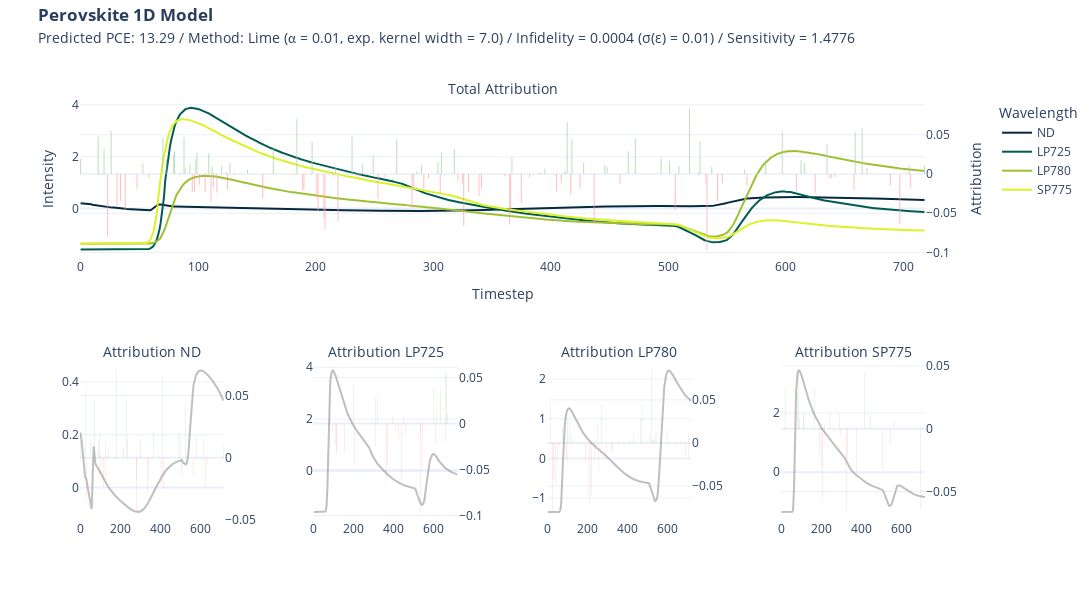

Notebook source saved alongside this figure:
### Code cell
import plotly.graph_objects as go

def format_title(title, subtitle=None, subtitle_font_size=14):
    title = f'<b>{title}</b>'
    if not subtitle:
        return title
    subtitle = f'<span style="font-size: {subtitle_font_size}px;">{subtitle}</span>'
    return f'{title}<br>{subtitle}'

from plotly.subplots import make_subplots

fig = make_subplots(rows=2, 
                    cols=4, 
                    specs=[[{"secondary_y": True, "colspan": 4}, None,None,None],
                           [{"secondary_y": True},{"secondary_y": True},{"secondary_y": True},{"secondary_y": True}]],
                    subplot_titles=(format_title("", "Total Attribution"), format_title("", "Attribution ND"), format_title("", "Attribution LP725"), format_title("", "Attribution LP780"), format_title("", "Attribution SP775"))
                    )

fig.add_trace(go.Scatter(y=x[0], name = "ND", marker_color="#042940"))
fig.add_trace(go.Scatter(y=x[1], name = "LP725", marker_color="#005C53"))
fig.add_trace(go.Scatter(y=x[2], name = "LP780", marker_color="#9FC131"))
fig.add_trace(go.Scatter(y=x[3], name = "SP775", marker_color="#DBF227"))

fig.add_trace(go.Bar(y=attr_lime.squeeze().sum(axis=0), name = "Attribution",marker_color=np.where(attr_lime.squeeze().sum(axis=0)<0, 'red', 'green'), opacity = 0.5,showlegend=False),secondary_y=True)

fig.update_yaxes(title= "Intensity")
fig.update_yaxes(title_text="Attribution", secondary_y=True)
fig.update_xaxes(title= "Timestep")

fig.add_trace(go.Scatter(y=x[0], name = "ND",marker_color="grey", opacity = 0.5,showlegend=False), row=2, col=1)
fig.add_trace(go.Bar(y=attr_lime.squeeze()[0],marker_color=np.where(attr_lime.squeeze()[0]<0, 'red', 'green'), opacity = 0.5,showlegend=False,marker_line_width=0),secondary_y=True, row=2, col=1)

fig.update_yaxes(title= None, row=2, col=1)
fig.update_yaxes(title_text=None, secondary_y=True, row=2, col=1)
fig.update_xaxes(title= None, row=2, col=1)

fig.add_trace(go.Scatter(y=x[1], name = "LP725",marker_color="grey", opacity = 0.5,showlegend=False), row=2, col=2)
fig.add_trace(go.Bar(y=attr_lime.squeeze()[1],marker_color=np.where(attr_lime.squeeze()[1]<0, 'red', 'green'), opacity = 0.5,showlegend=False,marker_line_width=0),secondary_y=True, row=2, col=2)

fig.update_yaxes(title= None, row=2, col=2)
fig.update_yaxes(title_text=None, secondary_y=True, row=2, col=2)
fig.update_xaxes(title= None, row=2, col=2)

fig.add_trace(go.Scatter(y=x[2], name = "LP780",marker_color="grey", opacity = 0.5,showlegend=False), row=2, col=3)
fig.add_trace(go.Bar(y=attr_lime.squeeze()[2],marker_color=np.where(attr_lime.squeeze()[2]<0, 'red', 'green'), opacity = 0.5,showlegend=False,marker_line_width=0),secondary_y=True, row=2, col=3)

fig.update_yaxes(title= None, row=2, col=3)
fig.update_yaxes(title_text=None, secondary_y=True, row=2, col=3)
fig.update_xaxes(title= None, row=2, col=3)

fig.add_trace(go.Scatter(y=x[3], name = "SP775",marker_color="grey", opacity = 0.5,showlegend=False), row=2, col=4)
fig.add_trace(go.Bar(y=attr_lime.squeeze()[3],marker_color=np.where(attr_lime.squeeze()[3]<0, 'red', 'green'), opacity = 0.5,showlegend=False,marker_line_width=0),secondary_y=True, row=2, col=4)

fig.update_yaxes(title= None, row=2, col=4)
fig.update_yaxes(title_text=None, secondary_y=True, row=2, col=4)
fig.update_xaxes(title= None, row=2, col=4)

fig.update_layout(
    title= format_title("Perovskite 1D Model", 
    "Predicted PCE: " + str(y) + " / Method: Lime (" + u"\u237A" + " = " + str(a) + ", exp. kernel width = " + str(kernel_width) + 
    ") / Infidelity = " + str(*np.round(infid_lime.numpy(),4)) + " ("+ u"\u03C3" + "(" + u"\u03B5" + ") = " + str(std_noise) + ")" + " / Sensitivity = " + str(*np.round(sens_lime.numpy(),4))),
    legend_title = "Wavelength",
    title_y = 0.965,
    title_x = 0.035,
    template = "plotly_white",
    height=600, width=2200
)

fig.write_image("xai/images/1D/1D_lime.png", scale=2)

fig.show()

### Figure 1 — Plotly figure (JSON) as saved in the notebook; plotly's stock layout.template omitted (floating-point values rounded to 4 significant figures; data arrays with more than 128 entries replaced by an {"elided": "..."} marker saying what was removed)
{"data": [{"marker": {"color": "#042940"}, "name": "ND", "type": "scatter", "y": {"elided": "719 float values"}}, {"marker": {"color": "#005C53"}, "name": "LP725", "type": "scatter", "y": {"elided": "719 float values"}}, {"marker": {"color": "#9FC131"}, "name": "LP780", "type": "scatter", "y": {"elided": "719 float values"}}, {"marker": {"color": "#DBF227"}, "name": "SP775", "type": "scatter", "y": {"elided": "719 float values"}}, {"marker": {"color": {"elided": "719 str values"}}, "name": "Attribution", "opacity": 0.5, "showlegend": false, "type": "bar", "xaxis": "x", "y": {"elided": "719 float values"}, "yaxis": "y2"}, {"marker": {"color": "grey"}, "name": "ND", "opacity": 0.5, "showlegend": false, "type": "scatter", "xaxis": "x2", "y": {"elided": "719 float values"}, "yaxis": "y3"}, {"marker": {"color": {"elided": "719 str values"}, "line": {"width": 0}}, "opacity": 0.5, "showlegend": false, "type": "bar", "xaxis": "x2", "y": {"elided": "719 float values"}, "yaxis": "y4"}, {"marker": {"color": "grey"}, "name": "LP725", "opacity": 0.5, "showlegend": false, "type": "scatter", "xaxis": "x3", "y": {"elided": "719 float values"}, "yaxis": "y5"}, {"marker": {"color": {"elided": "719 str values"}, "line": {"width": 0}}, "opacity": 0.5, "showlegend": false, "type": "bar", "xaxis": "x3", "y": {"elided": "719 float values"}, "yaxis": "y6"}, {"marker": {"color": "grey"}, "name": "LP780", "opacity": 0.5, "showlegend": false, "type": "scatter", "xaxis": "x4", "y": {"elided": "719 float values"}, "yaxis": "y7"}, {"marker": {"color": {"elided": "719 str values"}, "line": {"width": 0}}, "opacity": 0.5, "showlegend": false, "type": "bar", "xaxis": "x4", "y": {"elided": "719 float values"}, "yaxis": "y8"}, {"marker": {"color": "grey"}, "name": "SP775", "opacity": 0.5, "showlegend": false, "type": "scatter", "xaxis": "x5", "y": {"elided": "719 float values"}, "yaxis": "y9"}, {"marker": {"color": {"elided": "719 str values"}, "line": {"width": 0}}, "opacity": 0.5, "showlegend": false, "type": "bar", "xaxis": "x5", "y": {"elided": "719 float values"}, "yaxis": "y10"}], "layout": {"annotations": [{"font": {"size": 16}, "showarrow": false, "text": "<b></b><br><span style=\"font-size: 14px;\">Total Attribution</span>", "x": 0.47, "xanchor": "center", "xref": "paper", "y": 1, "yanchor": "bottom", "yref": "paper"}, {"font": {"size": 16}, "showarrow": false, "text": "<b></b><br><span style=\"font-size: 14px;\">Attribution ND</span>", "x": 0.08, "xanchor": "center", "xref": "paper", "y": 0.375, "yanchor": "bottom", "yref": "paper"}, {"font": {"size": 16}, "showarrow": false, "text": "<b></b><br><span style=\"font-size: 14px;\">Attribution LP725</span>", "x": 0.34, "xanchor": "center", "xref": "paper", "y": 0.375, "yanchor": "bottom", "yref": "paper"}, {"font": {"size": 16}, "showarrow": false, "text": "<b></b><br><span style=\"font-size: 14px;\">Attribution LP780</span>", "x": 0.6, "xanchor": "center", "xref": "paper", "y": 0.375, "yanchor": "bottom", "yref": "paper"}, {"font": {"size": 16}, "showarrow": false, "text": "<b></b><br><span style=\"font-size: 14px;\">Attribution SP775</span>", "x": 0.86, "xanchor": "center", "xref": "paper", "y": 0.375, "yanchor": "bottom", "yref": "paper"}], "height": 600, "legend": {"title": {"text": "Wavelength"}}, "title": {"text": "<b>Perovskite 1D Model</b><br><span style=\"font-size: 14px;\">Predicted PCE: 13.29 / Method: Lime (⍺ = 0.01, exp. kernel width = 7.0) / Infidelity = 0.0004 (σ(ε) = 0.01) / Sensitivity = 1.4776</span>", "x": 0.035, "y": 0.965}, "width": 2200, "xaxis": {"anchor": "y", "domain": [0, 0.94], "title": {"text": "Timestep"}}, "xaxis2": {"anchor": "y3", "domain": [0, 0.16], "title": {}}, "xaxis3": {"anchor": "y5", "domain": [0.26, 0.42], "title": {}}, "xaxis4": {"anchor": "y7", "domain": [0.52, 0.68], "title": {}}, "xaxis5": {"anchor": "y9", "domain": [0.78, 0.94], "title": {}}, "yaxis": {"anchor": "x", "domain": [0.625, 1], "title": {"text": "Intensity"}}, "yaxis10": {"anchor": "x5", "overlaying": "y9", "side": "right", "title": {}}, "yaxis2": {"anchor": "x", "overlaying": "y", "side": "right", "title": {"text": "Attribution"}}, "yaxis3": {"anchor": "x2", "domain": [0, 0.375], "title": {}}, "yaxis4": {"anchor": "x2", "overlaying": "y3", "side": "right", "title": {}}, "yaxis5": {"anchor": "x3", "domain": [0, 0.375], "title": {}}, "yaxis6": {"anchor": "x3", "overlaying": "y5", "side": "right", "title": {}}, "yaxis7": {"anchor": "x4", "domain": [0, 0.375], "title": {}}, "yaxis8": {"anchor": "x4", "overlaying": "y7", "side": "right", "title": {}}, "yaxis9": {"anchor": "x5", "domain": [0, 0.375], "title": {}}}}
